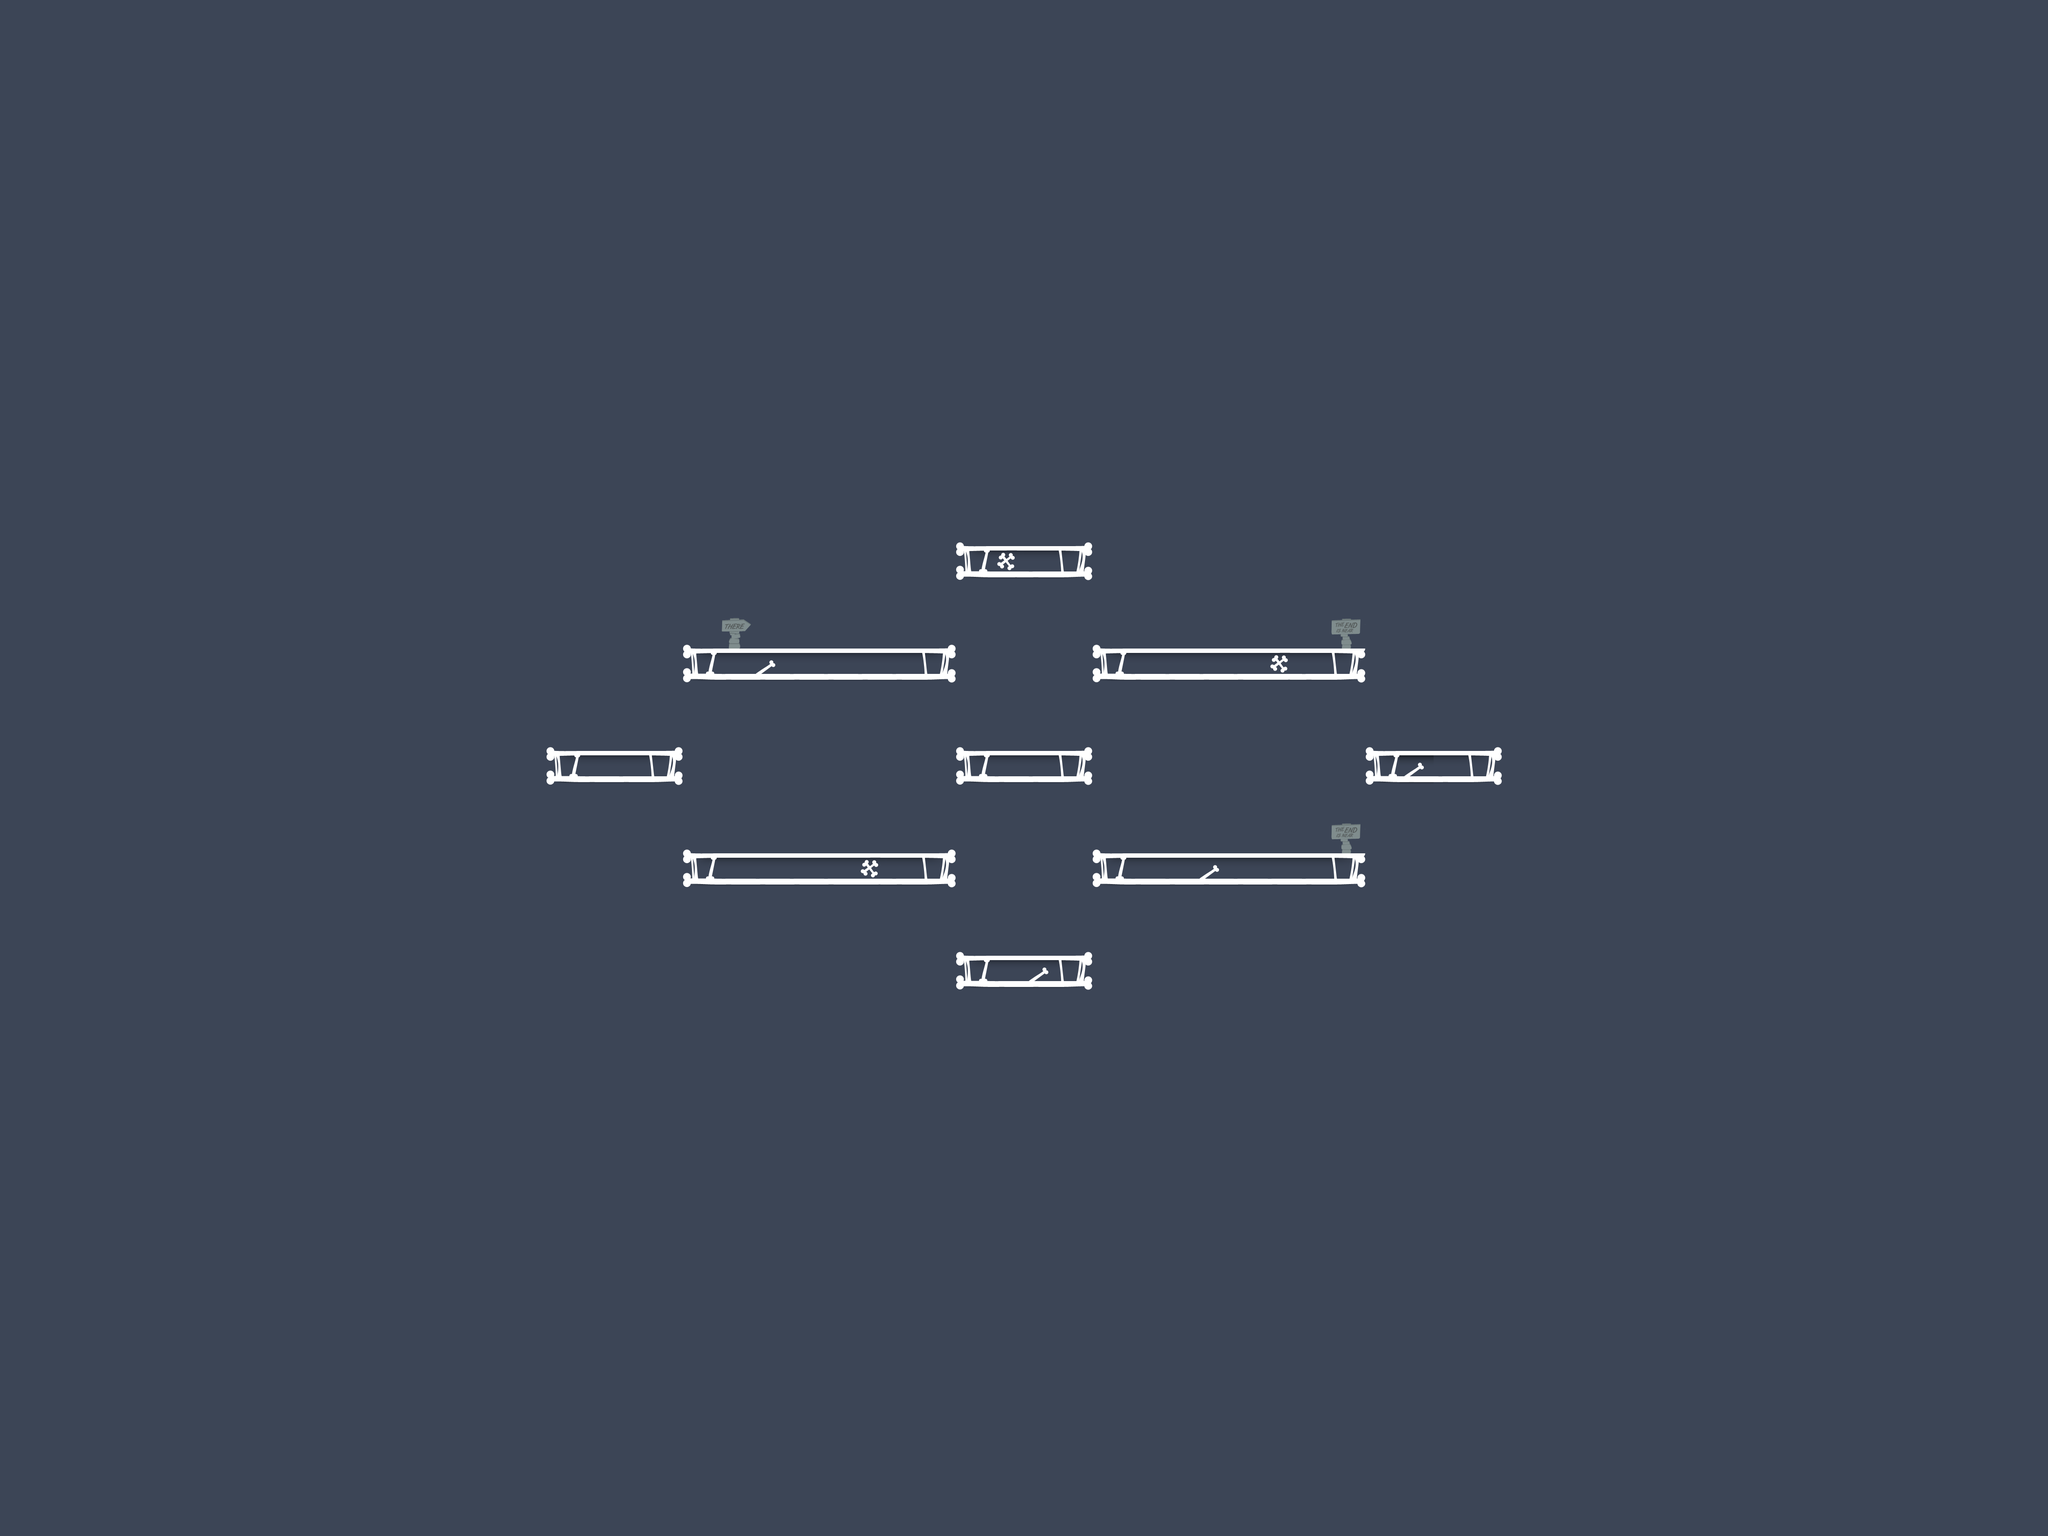

The image is a tile-based game level rendered from a .tmx file. Its description and source (layers, tilesets, objects; grid data summarised) follow:
An orthogonal 60x45 tile map with 70x70 px tiles, 2 tile layers (collision, foreground) and 11 objects (4x enemy, 3x health, items, door, gun, ...).

<map version="1.2" tiledversion="1.2.4.1" orientation="orthogonal" renderorder="right-down" width="60" height="45" tilewidth="70" tileheight="70" infinite="0" backgroundcolor="#3c4556" nextlayerid="12" nextobjectid="12">
 <tileset firstgid="1" name="map_tiles_70" tilewidth="70" tileheight="70" tilecount="16" columns="8">
  <image source="../images/map_tiles.png" width="560" height="140" />
  <terraintypes>
   <terrain name="New Terrain" tile="-1" />
   <terrain name="New Terrain" tile="-1" />
  </terraintypes>
  <tile id="0" terrain=",,0,0" />
  <tile id="1" terrain="0,0,0,0" />
  <tile id="2" terrain="0,,0," />
  <tile id="3" terrain="0,,," />
 </tileset>
 <objectgroup color="#ffff00" id="1" name="items">
  <object id="1" name="key" type="items" x="2066.67" y="1046.97" width="70" height="70" />
  <object id="2" name="door" x="2906.67" y="1470" width="70" height="70" />
  <object id="3" name="health" x="2069.7" y="1883.94" width="70" height="70" />
  <object id="4" name="gun" x="2063.33" y="1463.94" width="70" height="70" />
  <object id="10" name="health" x="1407" y="1257" width="70" height="70" />
  <object id="11" name="health" x="1859" y="1671" width="70" height="70" />
 </objectgroup>
 <objectgroup color="#00aa00" id="2" name="player">
  <object id="5" name="player" type="player" x="1190" y="1463.64" width="70" height="76.3636" />
 </objectgroup>
 <objectgroup color="#ff0000" id="3" name="enemies">
  <object id="6" name="zombie" type="enemy" x="2450" y="1256.67" width="70" height="73.3333">
   <properties>
    <property name="style" value="1" />
   </properties>
  </object>
  <object id="7" name="zombie" type="enemy" x="1680" y="1253.64" width="70" height="76.3636">
   <properties>
    <property name="style" value="1" />
   </properties>
  </object>
  <object id="8" name="zombie" type="enemy" x="2520" y="1664.55" width="70" height="85.4545">
   <properties>
    <property name="style" value="1" />
   </properties>
  </object>
  <object id="9" name="zombie" type="enemy" x="1610" y="1676.67" width="70" height="73.3333">
   <properties>
    <property name="style" value="1" />
   </properties>
  </object>
 </objectgroup>
 <layer id="10" name="collision" width="60" height="45">
  <data>[2700 cells, 52 non-empty, 5 distinct tile ids]</data>
 </layer>
 <layer id="11" name="foreground" width="60" height="45">
  <data>[2700 cells, 20 non-empty, 5 distinct tile ids]</data>
 </layer>
</map>
